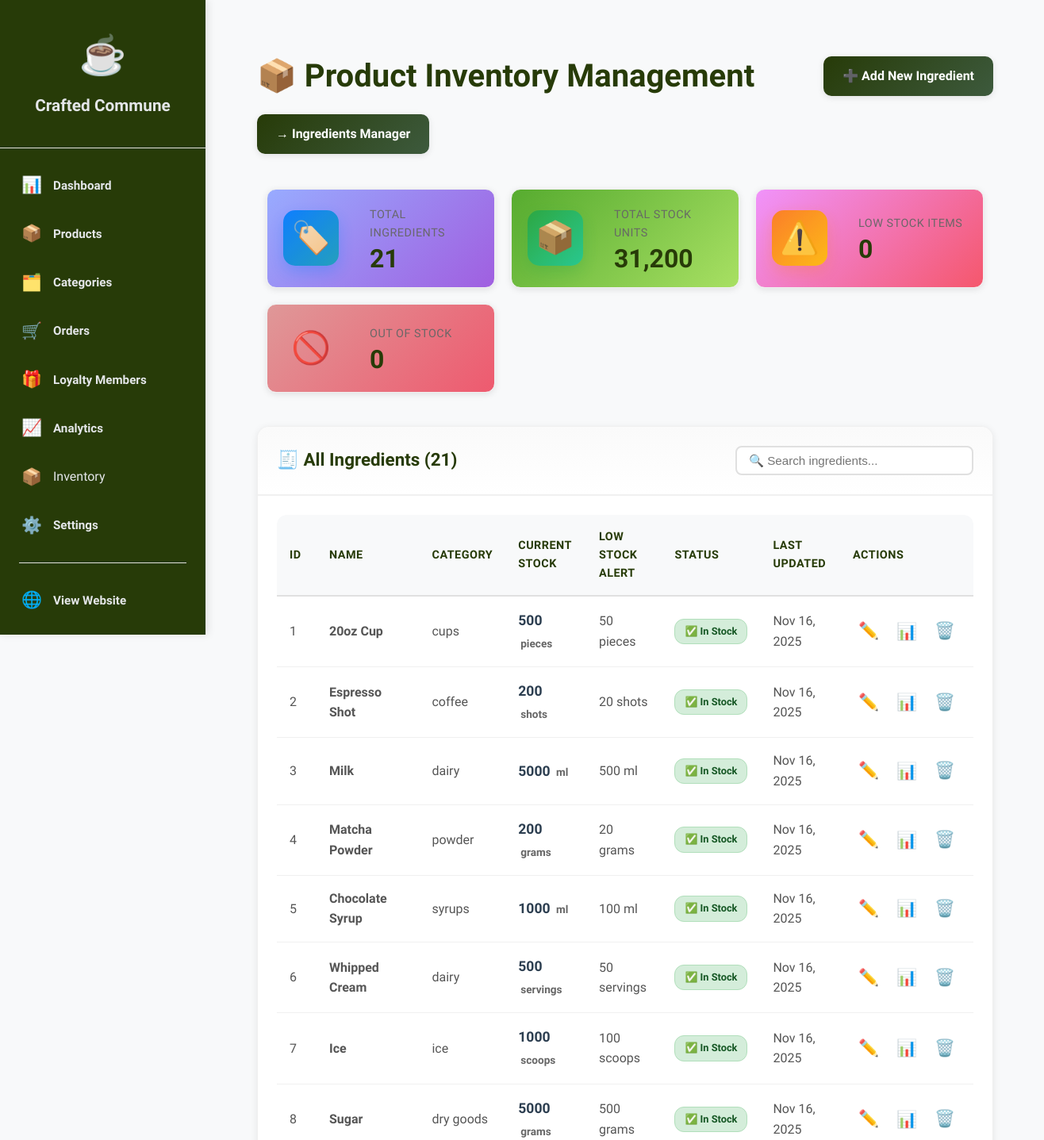
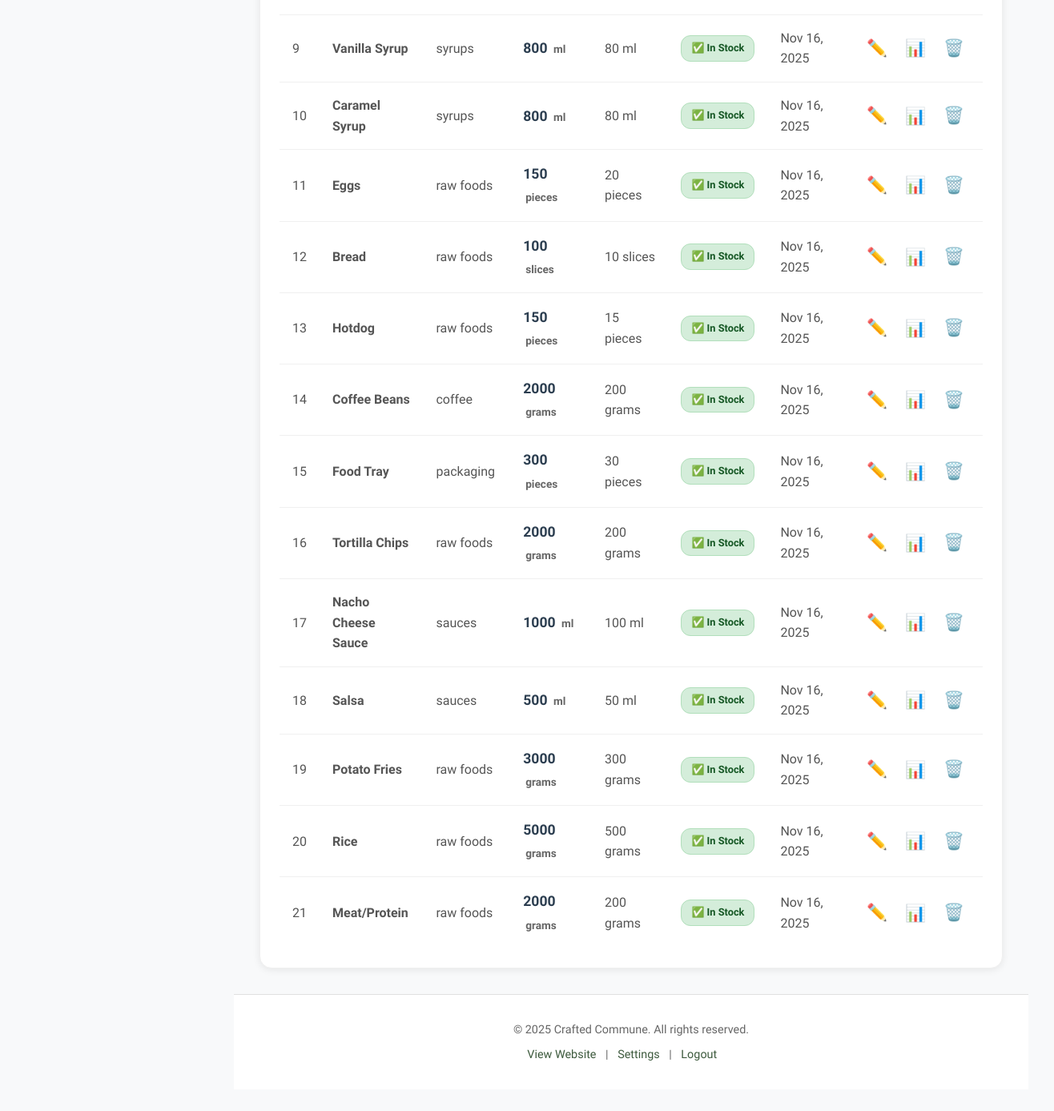
Screenshot of /admin/inventory.php (signed in) with the database file from the repository (2 pictures, top to bottom).
### tables this page shows
CREATE TABLE IF NOT EXISTS product_inventory (
  id INT(11) NOT NULL AUTO_INCREMENT,
  name VARCHAR(255) NOT NULL,
  stock INT(11) NOT NULL DEFAULT 0,
  category VARCHAR(255) NOT NULL,
  low_stock_threshold INT(11) DEFAULT 10,
  unit VARCHAR(50) DEFAULT 'units',
  created_at TIMESTAMP DEFAULT CURRENT_TIMESTAMP,
  updated_at TIMESTAMP DEFAULT CURRENT_TIMESTAMP ON UPDATE CURRENT_TIMESTAMP,
  PRIMARY KEY (id),
  UNIQUE KEY name (name)
);

### config.php (called while the page is built, shortened)
<?php
function e($string) {
    return htmlspecialchars($string, ENT_QUOTES, 'UTF-8');
}
?>

### admin/inventory.php (the view, shortened to what this page needs)
<?php
require_once '../config.php';
$stmt = $pdo->prepare("
    SELECT
        id,
        name,
        stock,
        category,
        low_stock_threshold,
        unit,
        updated_at
    FROM product_inventory
    ORDER BY
        CASE
            WHEN stock = 0 THEN 1
            WHEN stock <= low_stock_threshold THEN 2
            ELSE 3
        END,
        id ASC
");
$stmt->execute();
$ingredients = $stmt->fetchAll();
$totalIngredients = count($ingredients);
$totalStock = array_sum(array_column($ingredients, 'stock'));
$outOfStockCount = count(array_filter($ingredients, function($i) { return $i['stock'] == 0; }));
$lowStockCount = count(array_filter($ingredients, function($i) {
    return $i['stock'] > 0 && $i['stock'] <= $i['low_stock_threshold'];
}));
include 'includes/header.php';
?>
<div class="page-header">
    <h1>📦 Product Inventory Management</h1>
    <a href="productadd_edit.php" class="btn btn-primary">➕ Add New Ingredient</a>
    <a href="affected_products.php" class="btn btn-primary">→ Ingredients Manager</a>
</div>
<div class="stats-grid">
    <div class="stat-card stat-blue">
        <div class="stat-icon">🏷️</div>
        <div class="stat-content">
            <div class="stat-label">Total Ingredients</div>
            <div class="stat-value"><?= $totalIngredients ?></div>
        </div>
    </div>
    <div class="stat-card stat-green">
        <div class="stat-icon">📦</div>
        <div class="stat-content">
            <div class="stat-label">Total Stock Units</div>
            <div class="stat-value"><?= number_format($totalStock) ?></div>
        </div>
    </div>
    <div class="stat-card stat-orange">
        <div class="stat-icon">⚠️</div>
        <div class="stat-content">
            <div class="stat-label">Low Stock Items</div>
            <div class="stat-value"><?= $lowStockCount ?></div>
        </div>
    </div>
    <div class="stat-card stat-red">
        <div class="stat-icon">🚫</div>
        <div class="stat-content">
            <div class="stat-label">Out of Stock</div>
            <div class="stat-value"><?= $outOfStockCount ?></div>
        </div>
    </div>
</div>
<div class="dashboard-card">
    <div class="card-header">
        <h2>🧾 All Ingredients (<?= $totalIngredients ?>)</h2>
        <input type="text"
               id="searchInput"
               class="search-input"
               placeholder="🔍 Search ingredients..."
               onkeyup="searchTable()">
    </div>
    <div class="card-body">
        <?php if (empty($ingredients)): ?>
            <p class="no-data">No ingredients found. Add your first ingredient!</p>
        <?php else: ?>
            <div class="table-responsive">
                <table class="data-table" id="ingredientsTable">
                    <thead>
                        <tr>
                            <th>ID</th>
                            <th>Name</th>
                            <th>Category</th>
                            <th>Current Stock</th>
                            <th>Low Stock Alert</th>
                            <th>Status</th>
                            <th>Last Updated</th>
                            <th>Actions</th>
                        </tr>
                    </thead>
                    <tbody>
                        <?php foreach ($ingredients as $ingredient): ?>
                            <?php
                            $isOutOfStock = $ingredient['stock'] == 0;
                            $isLowStock = $ingredient['stock'] > 0 && $ingredient['stock'] <= $ingredient['low_stock_threshold'];
                            $rowClass = $isOutOfStock ? 'out-of-stock-row' : ($isLowStock ? 'low-stock-row' : '');
                            ?>
                            <tr class="<?= $rowClass ?>">
                                <td><?= $ingredient['id'] ?></td>
                                <td><strong><?= e($ingredient['name']) ?></strong></td>
                                <td><?= e($ingredient['category']) ?></td>
                                <td class="stock-cell">
                                    <span class="stock-amount"><?= $ingredient['stock'] ?></span>
                                    <span class="stock-unit"><?= e($ingredient['unit']) ?></span>
                                </td>
                                <td><?= $ingredient['low_stock_threshold'] ?> <?= e($ingredient['unit']) ?></td>
                                <td>
                                    <?php if ($isOutOfStock): ?>
                                        <span class="status-badge badge-red">🚫 Out of Stock</span>
                                    <?php elseif ($isLowStock): ?>
                                        <span class="status-badge badge-orange">⚠️ Low Stock</span>
                                    <?php else: ?>
                                        <span class="status-badge badge-green">✅ In Stock</span>
                                    <?php endif; ?>
                                </td>
                                <td><?= date('M d, Y', strtotime($ingredient['updated_at'])) ?></td>
                                <td>
                                    <div class="action-buttons">
                                        <a href="productadd_edit.php?action=edit&id=<?= $ingredient['id'] ?>"
                                           class="btn-icon btn-icon-blue"
                                           title="Edit">
                                            ✏️
                                        </a>
                                        <button onclick="quickUpdateStock(<?= $ingredient['id'] ?>, '<?= e($ingredient['name']) ?>', <?= $ingredient['stock'] ?>)"
                                                class="btn-icon btn-icon-green"
                                                title="Quick Update Stock">
                                            📊
                                        </button>
                                        <a href="inventory.php?action=delete&id=<?= $ingredient['id'] ?>"
                                           class="btn-icon btn-icon-danger"
                                           onclick="return confirm('Delete this ingredient? This will also remove it from all product recipes!')"
                                           title="Delete">
                                            🗑️
                                        </a>
                                    </div>
                                </td>
                            </tr>
                        <?php endforeach; ?>
                    </tbody>
                </table>
            </div>
        <?php endif; ?>
    </div>
</div>
<?php include 'includes/footer.php'; ?>

### admin/includes/header.php (shortened to what this page needs)
<!DOCTYPE html>
<html lang="en">
<head>
    <link rel="stylesheet" href="assets/admin-style.css">
</head>
<body>
    <aside class="sidebar">
        <div class="sidebar-header">
            <div class="logo">☕</div>
            <h2><?= SITE_NAME ?></h2>
        </div>
        <nav class="sidebar-nav">
            <a href="index.php" class="nav-link <?= basename($_SERVER['PHP_SELF']) === 'index.php' ? 'active' : '' ?>">
                <span class="nav-icon">📊</span>
                <span class="nav-text">Dashboard</span>
            </a>
            <a href="products.php" class="nav-link <?= basename($_SERVER['PHP_SELF']) === 'products.php' ? 'active' : '' ?>">
                <span class="nav-icon">📦</span>
                <span class="nav-text">Products</span>
            </a>
            <a href="categories.php" class="nav-link <?= basename($_SERVER['PHP_SELF']) === 'categories.php' ? 'active' : '' ?>">
                <span class="nav-icon">🗂️</span>
                <span class="nav-text">Categories</span>
            </a>
            <a href="orders.php" class="nav-link <?= basename($_SERVER['PHP_SELF']) === 'orders.php' ? 'active' : '' ?>">
                <span class="nav-icon">🛒</span>
                <span class="nav-text">Orders</span>
            </a>
            <a href="loyalty_members.php" class="nav-link <?= basename($_SERVER['PHP_SELF']) === 'loyalty_members.php' ? 'active' : '' ?>">
                <span class="nav-icon">🎁</span>
                <span class="nav-text">Loyalty Members</span>
            </a>
            <a href="analytics.php" class="nav-link <?= basename($_SERVER['PHP_SELF']) === 'analytics.php' ? 'active' : '' ?>">
                <span class="nav-icon">📈</span>
                <span class="nav-text">Analytics</span>
            </a>
             <a href="inventory.php" class="nav-link <?php echo ($currentPage == 'inventory.php') ? 'active' : ''; ?>">
                <span class="nav-icon">📦</span>
                <span>Inventory</span>
            </a>
            <a href="settings.php" class="nav-link <?= basename($_SERVER['PHP_SELF']) === 'settings.php' ? 'active' : '' ?>">
                <span class="nav-icon">⚙️</span>
                <span class="nav-text">Settings</span>
            </a>
            <div class="nav-divider"></div>
            <a href="../index.php" class="nav-link" target="_blank">
                <span class="nav-icon">🌐</span>
                <span class="nav-text">View Website</span>
            </a>
            <a href="logout.php" class="nav-link nav-link-danger">
            </a>
        </nav>
    </aside>
    <main class="main-content">
        <div class="content-wrapper">

### admin/includes/footer.php (shortened to what this page needs)
</div>
            <footer class="admin-footer">
                <p>&copy; <?= date('Y') ?> <?= SITE_NAME ?>. All rights reserved.</p>
                <p class="footer-links">
                    <a href="../index.php" target="_blank">View Website</a> |
                    <a href="settings.php">Settings</a> |
                    <a href="logout.php">Logout</a>
                    <a href="admin/login.php" style="color: transparent; font-size: 1px;">Admin</a>
                </p>
            </footer>
        </main>
</body>
</html>

### admin/includes/header.php (style rules this page uses)
:root { --primary: #3d5a3d; --primary-dark: #273B08; --text-dark: #e4e6e9ff; --text-light: #e7ebeeff; --bg-light: #f8f9fa; --border-color: #e0e0e0; }
* { margin: 0; padding: 0; box-sizing: border-box; }
body { font-family: 'Cabin Condensed', sans-serif; background: var(--bg-light); display: flex; min-height: 100vh; }
.sidebar { width: 260px; background: #273B08; border-right: 1px solid var(--border-color); display: flex; flex-direction: column; position: fixed; height: 100vh; overflow-y: auto; }
.sidebar-header { padding: 2rem 1.5rem; border-bottom: 1px solid var(--border-color); text-align: center; }
.sidebar-header .logo { font-size: 3rem; margin-bottom: 0.5rem; }
.sidebar-header h2 { font-family: 'Calistoga', serif; color: #e4e6e9ff; font-size: 1.3rem; }
.sidebar-nav { flex: 1; padding: 1rem 0; }
.nav-link { display: flex; align-items: center; gap: 1rem; padding: 0.875rem 1.5rem; color: var(--text-dark); text-decoration: none; transition: all 0.3s ease; position: relative; }
.nav-icon { font-size: 1.3rem; }
.nav-text { font-weight: 600; font-size: 0.95rem; flex: 1; }
.nav-divider { height: 1px; background: var(--border-color); margin: 1rem 1.5rem; }
.nav-link-danger { color: #dc3545; }
.main-content { flex: 1; margin-left: 260px; padding: 2rem; min-height: 100vh; }
.content-wrapper { max-width: 1400px; margin: 0 auto; }

### admin/inventory.php (style rules this page uses)
.stats-grid { display: grid; grid-template-columns: repeat(auto-fit, minmax(250px, 1fr)); gap: 20px; margin-bottom: 30px; }
.stat-card { display: flex; align-items: center; padding: 20px; border-radius: 12px; color: white; transition: transform 0.3s ease; box-shadow: 0 2px 8px rgba(0, 0, 0, 0.1); }
.stat-icon { font-size: 2.5rem; margin-right: 15px; opacity: 0.9; }
.stat-content { flex-grow: 1; }
.stat-label { font-size: 0.9rem; font-weight: 400; opacity: 0.95; margin-bottom: 5px; }
.stat-value { font-size: 2rem; font-weight: 700; }
.stat-blue { background: linear-gradient(135deg, #98abffff 0%, #a05fe0ff 100%); }
.stat-green { background: linear-gradient(135deg, #56ab2f 0%, #a8e063 100%); }
.stat-orange { background: linear-gradient(135deg, #f093fb 0%, #f5576c 100%); }
.stat-red { background: linear-gradient(135deg, #df9898ff 0%, #ee5a6f 100%); }
.stock-cell { font-weight: bold; font-size: 1.1rem; }
.stock-amount { color: #2c3e50; }
.stock-unit { font-size: 0.85rem; color: #666; margin-left: 3px; }
.status-badge { display: inline-block; padding: 5px 12px; border-radius: 12px; font-size: 0.8rem; font-weight: 600; white-space: nowrap; }
.badge-green { background-color: #d4edda; color: #155724; }
.action-buttons { display: flex; gap: 8px; }
.btn-icon { background: none; border: none; font-size: 1.3rem; cursor: pointer; padding: 5px; transition: transform 0.2s; }
.search-input { padding: 8px 15px; border: 2px solid #e0e0e0; border-radius: 8px; font-size: 0.95rem; width: 300px; }

### rows the page displays
product_inventory: id "1", name "20oz Cup", category "cups", stock "500", unit "pieces", low_stock_threshold "50", shows "✅ In Stock", updated_at "Nov 16, 2025"
product_inventory: id "2", name "Espresso Shot", category "coffee", stock "200", unit "shots", low_stock_threshold "20", shows "✅ In Stock", updated_at "Nov 16, 2025"
product_inventory: id "3", name "Milk", category "dairy", stock "5000", unit "ml", low_stock_threshold "500", shows "✅ In Stock", updated_at "Nov 16, 2025"
product_inventory: id "4", name "Matcha Powder", category "powder", stock "200", unit "grams", low_stock_threshold "20", shows "✅ In Stock", updated_at "Nov 16, 2025"
product_inventory: id "5", name "Chocolate Syrup", category "syrups", stock "1000", unit "ml", low_stock_threshold "100", shows "✅ In Stock", updated_at "Nov 16, 2025"
product_inventory: id "6", name "Whipped Cream", category "dairy", stock "500", unit "servings", low_stock_threshold "50", shows "✅ In Stock", updated_at "Nov 16, 2025"
product_inventory: id "7", name "Ice", category "ice", stock "1000", unit "scoops", low_stock_threshold "100", shows "✅ In Stock", updated_at "Nov 16, 2025"
product_inventory: id "8", name "Sugar", category "dry goods", stock "5000", unit "grams", low_stock_threshold "500", shows "✅ In Stock", updated_at "Nov 16, 2025"
product_inventory: id "9", name "Vanilla Syrup", category "syrups", stock "800", unit "ml", low_stock_threshold "80", shows "✅ In Stock", updated_at "Nov 16, 2025"
product_inventory: id "10", name "Caramel Syrup", category "syrups", stock "800", unit "ml", low_stock_threshold "80", shows "✅ In Stock", updated_at "Nov 16, 2025"
product_inventory: id "11", name "Eggs", category "raw foods", stock "150", unit "pieces", low_stock_threshold "20", shows "✅ In Stock", updated_at "Nov 16, 2025"
product_inventory: id "12", name "Bread", category "raw foods", stock "100", unit "slices", low_stock_threshold "10", shows "✅ In Stock", updated_at "Nov 16, 2025"
product_inventory: id "13", name "Hotdog", category "raw foods", stock "150", unit "pieces", low_stock_threshold "15", shows "✅ In Stock", updated_at "Nov 16, 2025"
product_inventory: id "14", name "Coffee Beans", category "coffee", stock "2000", unit "grams", low_stock_threshold "200", shows "✅ In Stock", updated_at "Nov 16, 2025"
product_inventory: id "15", name "Food Tray", category "packaging", stock "300", unit "pieces", low_stock_threshold "30", shows "✅ In Stock", updated_at "Nov 16, 2025"
product_inventory: id "16", name "Tortilla Chips", category "raw foods", stock "2000", unit "grams", low_stock_threshold "200", shows "✅ In Stock", updated_at "Nov 16, 2025"
product_inventory: id "17", name "Nacho Cheese Sauce", category "sauces", stock "1000", unit "ml", low_stock_threshold "100", shows "✅ In Stock", updated_at "Nov 16, 2025"
product_inventory: id "18", name "Salsa", category "sauces", stock "500", unit "ml", low_stock_threshold "50", shows "✅ In Stock", updated_at "Nov 16, 2025"
product_inventory: id "19", name "Potato Fries", category "raw foods", stock "3000", unit "grams", low_stock_threshold "300", shows "✅ In Stock", updated_at "Nov 16, 2025"
product_inventory: id "20", name "Rice", category "raw foods", stock "5000", unit "grams", low_stock_threshold "500", shows "✅ In Stock", updated_at "Nov 16, 2025"
product_inventory: id "21", name "Meat/Protein", category "raw foods", stock "2000", unit "grams", low_stock_threshold "200", shows "✅ In Stock", updated_at "Nov 16, 2025"

### other values shown
SITE_NAME "Crafted Commune"
$totalIngredients "21"
$totalStock "31,200"
$lowStockCount "0"
$outOfStockCount "0"
